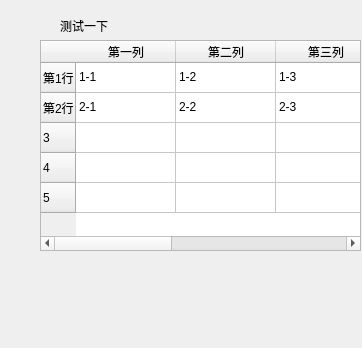
<?xml version="1.0" encoding="UTF-8"?>
<ui version="4.0">
 <class>Form</class>
 <widget class="QWidget" name="Form">
  <property name="geometry">
   <rect>
    <x>0</x>
    <y>0</y>
    <width>362</width>
    <height>348</height>
   </rect>
  </property>
  <property name="windowTitle">
   <string>Form</string>
  </property>
  <widget class="QLabel" name="label">
   <property name="geometry">
    <rect>
     <x>60</x>
     <y>10</y>
     <width>131</width>
     <height>31</height>
    </rect>
   </property>
   <property name="text">
    <string>测试一下</string>
   </property>
  </widget>
  <widget class="QTableWidget" name="tableWidget">
   <property name="geometry">
    <rect>
     <x>40</x>
     <y>40</y>
     <width>321</width>
     <height>211</height>
    </rect>
   </property>
   <property name="rowCount">
    <number>5</number>
   </property>
   <property name="columnCount">
    <number>5</number>
   </property>
   <row>
    <property name="text">
     <string>第1行</string>
    </property>
   </row>
   <row>
    <property name="text">
     <string>第2行</string>
    </property>
   </row>
   <row/>
   <row/>
   <row/>
   <column>
    <property name="text">
     <string>第一列</string>
    </property>
   </column>
   <column>
    <property name="text">
     <string>第二列</string>
    </property>
   </column>
   <column>
    <property name="text">
     <string>第三列</string>
    </property>
   </column>
   <column/>
   <column/>
   <item row="0" column="0">
    <property name="text">
     <string>1-1</string>
    </property>
   </item>
   <item row="0" column="1">
    <property name="text">
     <string>1-2</string>
    </property>
   </item>
   <item row="0" column="2">
    <property name="text">
     <string>1-3</string>
    </property>
   </item>
   <item row="1" column="0">
    <property name="text">
     <string>2-1</string>
    </property>
   </item>
   <item row="1" column="1">
    <property name="text">
     <string>2-2</string>
    </property>
   </item>
   <item row="1" column="2">
    <property name="text">
     <string>2-3</string>
    </property>
   </item>
  </widget>
 </widget>
 <resources/>
 <connections/>
</ui>
